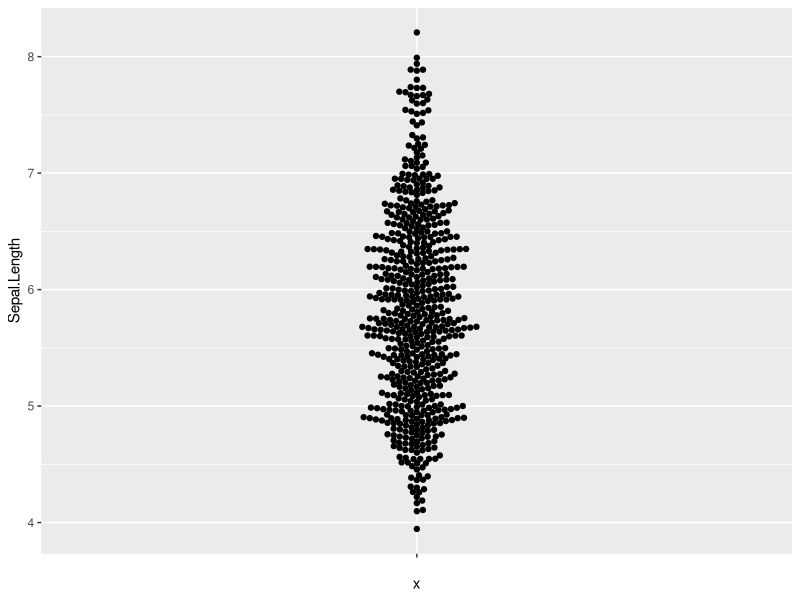
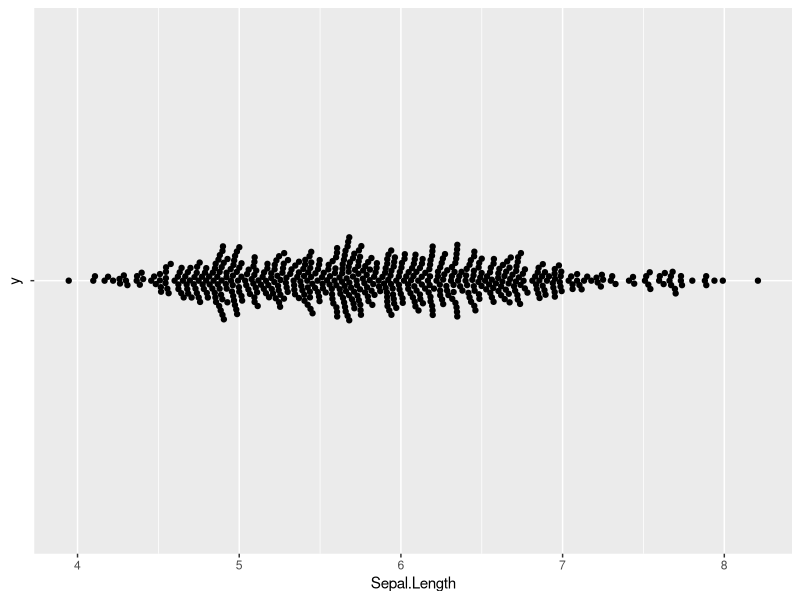
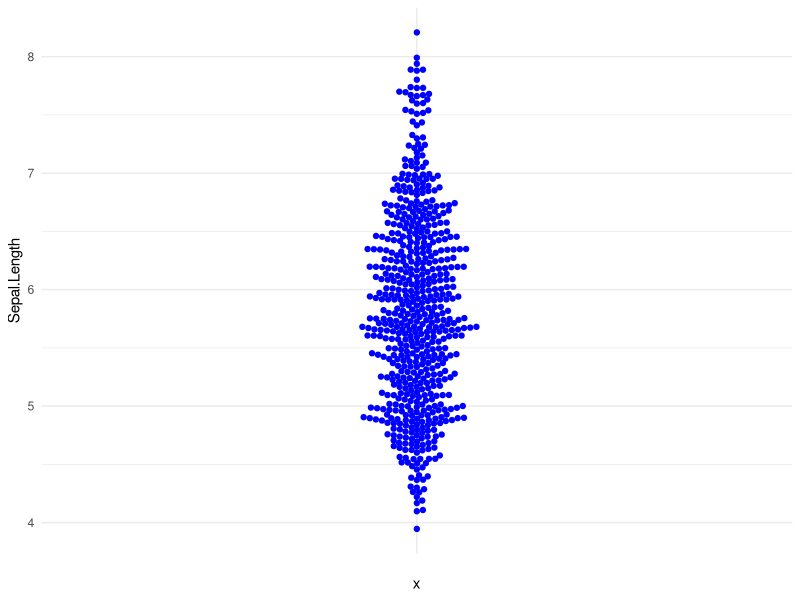
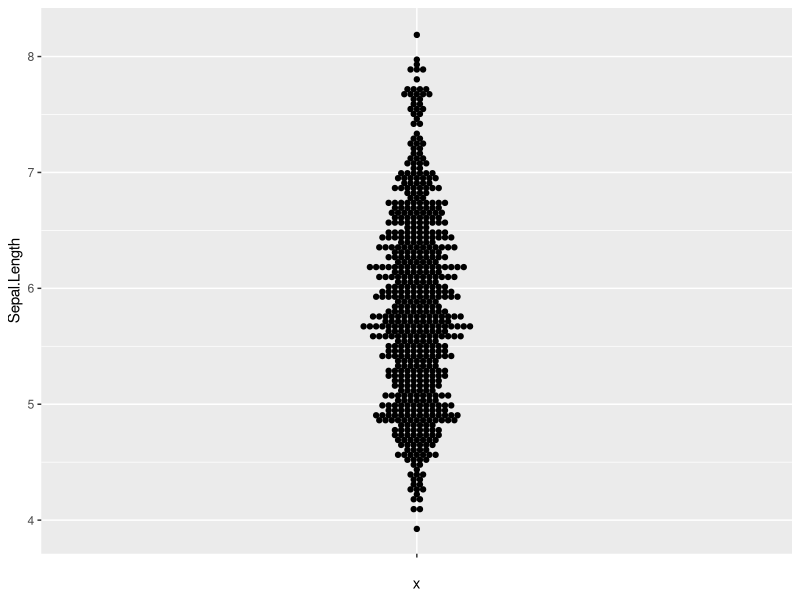

R code for these plots, in order: (Note: this script raises an error after producing the figures.)
## ---- chunk 1
knitr::opts_chunk$set( warning=FALSE, message=FALSE, fig.align='center')
## ---- chunk 2
# install.packages("ggbeeswarm")
library(ggbeeswarm)
library(ggplot2)
## ---- chunk 3
data(iris)
## ---- chunk 4
iris <- do.call(rbind, replicate(4, iris, simplify = FALSE))
iris$Sepal.Length <- iris$Sepal.Length + rnorm(nrow(iris), 0, 0.2)
## ---- chunk 5
ggplot(iris,aes(y=Sepal.Length,x='')) +
  geom_beeswarm()
## ---- chunk 6
ggplot(iris,aes(x=Sepal.Length,y='')) +
  geom_beeswarm()
## ---- chunk 7
ggplot(iris,aes(y=Sepal.Length,x='')) +
  geom_beeswarm(color='blue') +
  theme_minimal()
## ---- chunk 8
ggplot(iris,aes(y=Sepal.Length,x='')) +
  geom_beeswarm(method='center')
## ---- chunk 9
htmltools::includeHTML("htmlChunkRelatedDistribution.html")
